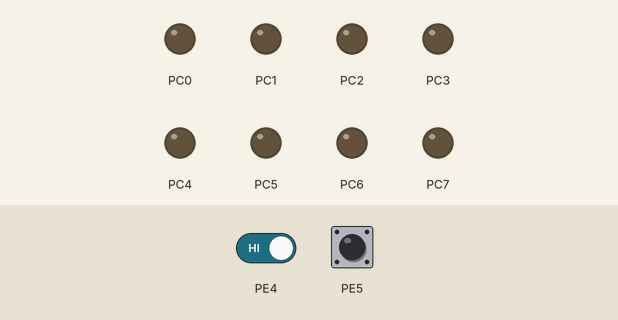
Bench run of a program on a simulated ATmega128, built with avr-gcc and emulated at 16 MHz. On the bench: output pins drawn as LEDs (lit = HIGH). Inputs (shaded band) come from the test bench; at power-on: PE4 HIGH, PE5 HIGH.

Above: at 1.2 s.
1.3 s: PE4 driven LOW
At 2.6 s:
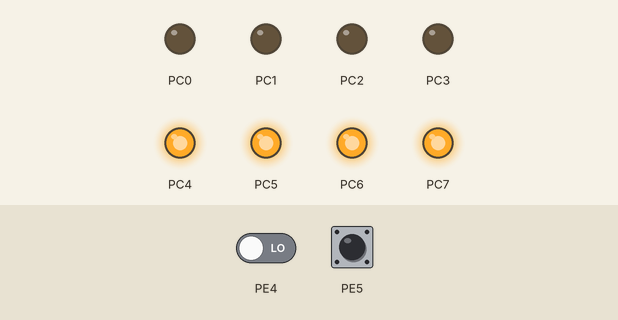
Timing chart, 0 to 4.3 s (numbered marks = the images above; inputs shaded):
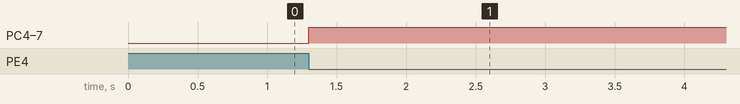

Measured:
- after the input at 1.3 s, PC4–7: LOW → HIGH at once

The program:

main.c
```c
/*
 * 0706_Debug02.c
 *
 * Created: 2020-07-06 오후 2:08:50
 * Author : 301-PC-21
 */

#include <avr/io.h>
#include <avr/interrupt.h>

ISR(INT4_vect){
	PORTC = 0xF0;
}
ISR(INT5_vect){
	PORTC = 0x0F;
}

int main(void)
{
	DDRC = 0xFF;
	DDRE = 0x00;

	EICRB = (2<<INT4) | (2<<INT5);
	EIMSK = (1<<INT4) | (1<<INT5);


	sei();

    /* Replace with your application code */
    while (1)
    {

    }
}
```
